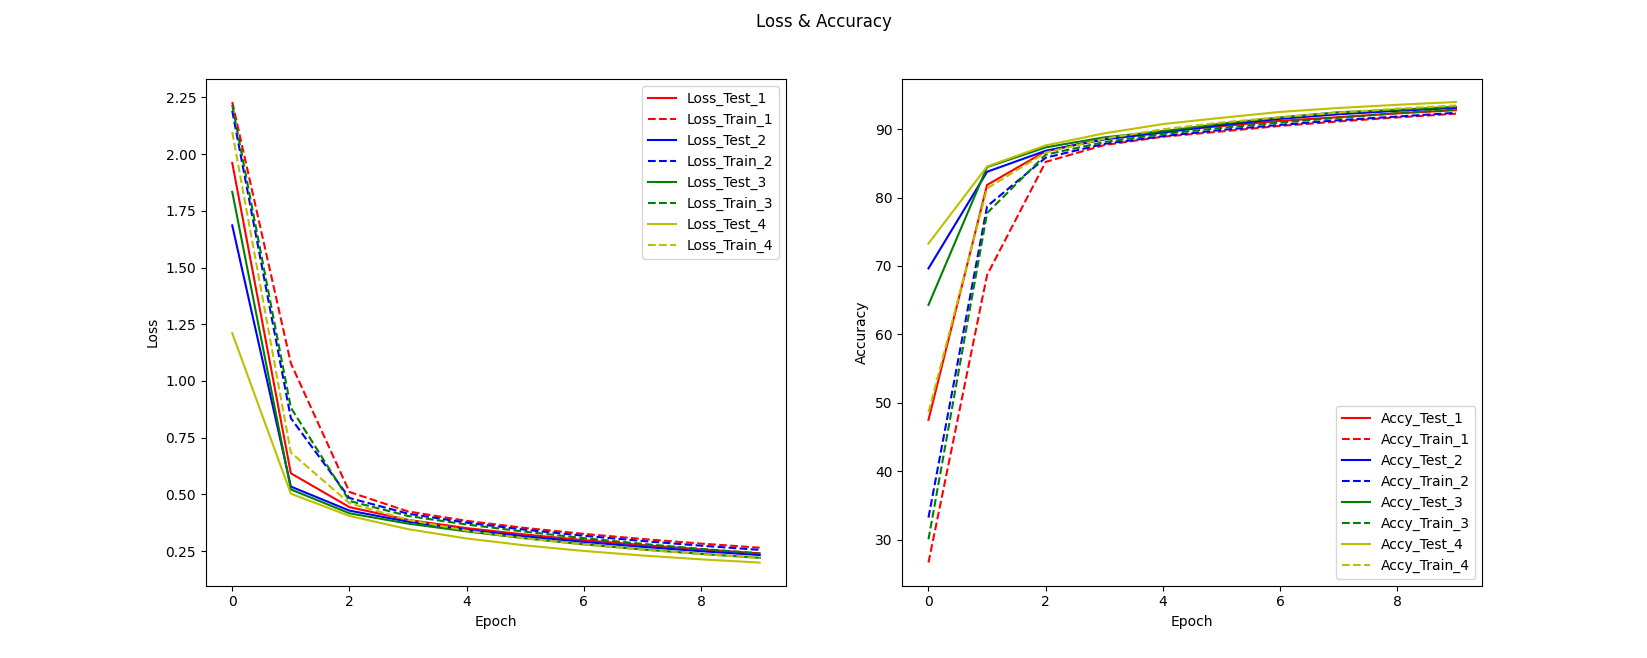

Recreate this plot in Python.
import torch
from torch import nn
from torch.utils.data import DataLoader
from torchvision import datasets
from torchvision.transforms import ToTensor
import matplotlib.pyplot as plt
import numpy as np
from sklearn.decomposition import PCA 

# Download training data from open datasets.
training_data = datasets.MNIST(
    root="data",
    train=True,
    download=True,
    transform=ToTensor(),
)

# Download test data from open datasets.
test_data = datasets.MNIST(
    root="data",
    train=False,
    download=True,
    transform=ToTensor(),
)

batch_size = 32

# Create data loaders.
train_dataloader = DataLoader(training_data, batch_size=batch_size)
test_dataloader = DataLoader(test_data, batch_size=batch_size)
principal = PCA(n_components=2)
principal_2 = PCA(n_components=2)
principal_3 = PCA(n_components=2)
principal_4 = PCA(n_components=2)

# for X, y in test_dataloader:
#     print(f"Shape of X [N, C, H, W]: {X.shape}")
#     print(f"Shape of y: {y.shape} {y.dtype}")

# Get cpu, gpu or mps device for training.
device = (
    "cuda"
    if torch.cuda.is_available()
    else "mps"
    if torch.backends.mps.is_available()
    else "cpu"
)
print(f"Using {device} device")

# Define model
class NeuralNetwork(nn.Module):
    def __init__(self, nInput, nHidden, nOutput):
        super().__init__()
        self.flatten = nn.Flatten()
        self.nInput = nInput
        self.nOutput = nOutput
        self.nHidden = nHidden

        self.ReLU = nn.ReLU()
        self.conv1 = nn.Conv2d(1, 32, kernel_size=16)
        self.conv2 = nn.Conv2d(32, 32, kernel_size=4)
        self.linear1 = nn.Linear(3200, self.nHidden)
        self.linear2 = nn.Linear(self.nHidden, self.nOutput)
        # self.linear3 = nn.Linear(self.nHidden, self.nHidden)
        # self.linear4 = nn.Linear(self.nHidden, self.nOutput)

    def forward(self, x):
        # x = self.flatten(x)
        # print(x.shape)
        c1 = self.ReLU(self.conv1(x))
        # print(f"c1 weights: {c1.weights.data}")
        c2 = self.flatten(self.ReLU(self.conv2(c1)))
        # f = self.flatten(c2)
        l1 = self.ReLU(self.linear1(c2))
        # l2 = self.ReLU(self.linear2(l1))
        # l3 = self.ReLU(self.linear3(l2))
        logits = self.linear2(l1)
        return logits

model_1 = NeuralNetwork(32, 16, 10).to(device)
model_2 = NeuralNetwork(32, 64, 10).to(device)
model_3 = NeuralNetwork(32, 256, 10).to(device)
model_4 = NeuralNetwork(32, 1024, 10).to(device)

loss_fn = nn.CrossEntropyLoss()
optimizer_1 = torch.optim.SGD(model_1.parameters(), lr=1e-3)
optimizer_2 = torch.optim.SGD(model_2.parameters(), lr=1e-3)
optimizer_3 = torch.optim.SGD(model_3.parameters(), lr=1e-3)
optimizer_4 = torch.optim.SGD(model_4.parameters(), lr=1e-3)

loss_train_1 = []
loss_test_1  = []
accy_train_1 = []
accy_test_1  = []

loss_train_2 = []
loss_test_2  = []
accy_train_2 = []
accy_test_2  = []

loss_train_3 = []
loss_test_3  = []
accy_train_3 = []
accy_test_3  = []

loss_train_4 = []
loss_test_4  = []
accy_train_4 = []
accy_test_4  = []

def train(dataloader, model, loss_fn, optimizer, loss_, accy_):
    size = len(dataloader.dataset)
    num_batches = len(dataloader)
    model.train()
    train_loss, correct = 0, 0
    for batch, (X, y) in enumerate(dataloader):
        X, y = X.to(device), y.to(device)

        # Compute prediction error
        pred = model(X)
        loss = loss_fn(pred, y)

        train_loss += loss.item()
        correct += (pred.argmax(1) == y).type(torch.float).sum().item()

        # Backpropagation
        loss.backward()
        optimizer.step()
        optimizer.zero_grad()

        if batch % 100 == 0:
            loss, current = loss.item(), (batch + 1) * len(X)
            print(f"loss: {loss:>7f}  [{current:>5d}/{size:>5d}]")

    loss_.append(train_loss/num_batches)
    accy_.append(correct/size * 100)

def test(dataloader, model, loss_fn, loss_, accy_):
    size = len(dataloader.dataset)
    num_batches = len(dataloader)
    model.eval()
    test_loss, correct = 0, 0
    with torch.no_grad():
        for X, y in dataloader:
            X, y = X.to(device), y.to(device)
            pred = model(X)
            test_loss += loss_fn(pred, y).item()
            correct += (pred.argmax(1) == y).type(torch.float).sum().item()
    test_loss /= num_batches
    correct /= size
    loss_.append(test_loss)
    accy_.append(100*correct)
    print(f"Test Error: \n Accuracy: {(100*correct):>0.1f}%, Avg loss: {test_loss:>8f} \n")

epochs = 10

for t in range(epochs):
    print(f"Epoch {t+1}\n-------------------------------")
    print(f"Train model 1, dim 16: ")
    train(train_dataloader, model_1, loss_fn, optimizer_1, loss_train_1, accy_train_1)
    test(test_dataloader, model_1, loss_fn, loss_test_1, accy_test_1)

    print(f"Train model 2, dim 64: ")
    train(train_dataloader, model_2, loss_fn, optimizer_2, loss_train_2, accy_train_2)
    test(test_dataloader, model_2, loss_fn, loss_test_2, accy_test_2)

    print(f"Train model 3, dim 256: ")
    train(train_dataloader, model_3, loss_fn, optimizer_3, loss_train_3, accy_train_3)
    test(test_dataloader, model_3, loss_fn, loss_test_3, accy_test_3)

    print(f"Train model 4, dim 1024: ")
    train(train_dataloader, model_4, loss_fn, optimizer_4, loss_train_4, accy_train_4)
    test(test_dataloader, model_4, loss_fn, loss_test_4, accy_test_4)
'''
    ###################################################
    m_1 = model.linear1
    print(f"Model Data Shape: {m_1.weight.data.shape}")
    wData_1 = torch.sum(m_1.weight.data,1)[:,None]
    wData_1 = torch.transpose(wData_1, 0, 1)
    dataTensor_1 = torch.cat((dataTensor_1, torch.Tensor.cpu(wData_1)), 0)
    print(f"wData_1: {wData_1.shape}")
    print(f"wData_1: {wData_1}")
    if (t+1) % 2 == 0:
        principal.fit(torch.Tensor.cpu(dataTensor_1[1:]))
        weight_1.append(np.array(principal.transform(torch.Tensor.cpu(dataTensor_1[1:]))))
        print(f"Weight Values: {weight_1}")
        del dataTensor_1
        dataTensor_1 = torch.empty((1, 32), dtype=torch.float32).fill_(0)
    ###################################################
    m_2 = model.linear2
    wData_2 = torch.sum(m_2.weight.data,1)[:, None]
    wData_2 = torch.transpose(wData_2, 0, 1)
    dataTensor_2 = torch.cat((dataTensor_2, torch.Tensor.cpu(wData_2)), 0)
    print(f"wData_2 Shape: {dataTensor_2.shape}")
    if (t+1) % 2 == 0:
        principal_2.fit(torch.Tensor.cpu(dataTensor_2[1:]))
        weight_2.append(np.array(principal_2.transform(torch.Tensor.cpu(dataTensor_2[1:]))))
        del dataTensor_2
        dataTensor_2 = torch.empty((1, 32), dtype=torch.float32).fill_(0)
    ###################################################
    m_3 = model.linear3
    wData_3 = torch.sum(m_3.weight.data,1)[:, None]
    wData_3 = torch.transpose(wData_3, 0, 1)
    dataTensor_3 = torch.cat((dataTensor_3, torch.Tensor.cpu(wData_3)), 0)
    print(f"wData_3 Shape: {dataTensor_3.shape}")
    if (t+1) % 2 == 0:
        principal_3.fit(torch.Tensor.cpu(dataTensor_3[1:]))
        weight_3.append(np.array(principal_3.transform(torch.Tensor.cpu(dataTensor_3[1:]))))
        del dataTensor_3
        dataTensor_3 = torch.empty((1, 32), dtype=torch.float32).fill_(0)
    ###################################################
    m_4 = model.linear4
    wData_4 = torch.sum(m_4.weight.data,1)[:, None]
    wData_4 = torch.transpose(wData_4, 0, 1)
    dataTensor_4 = torch.cat((dataTensor_4, torch.Tensor.cpu(wData_4)), 0)
    print(f"wData_4 Shape: {dataTensor_4.shape}")
    if (t+1) % 2 == 0:
        principal_4.fit(torch.Tensor.cpu(dataTensor_4[1:]))
        weight_4.append(np.array(principal_4.transform(torch.Tensor.cpu(dataTensor_4[1:]))))
        del dataTensor_4
        dataTensor_4 = torch.empty((1, 10), dtype=torch.float32).fill_(0)
    ###################################################
'''
    # test(test_dataloader, model_1, loss_fn, loss_test_1, accy_test_1)

print("Done!")

# plot the data
# plt.figure()
# plt.plot(epoch, l_1, color="r", alpha= 1.0, label= "Plt_1")
# plt.yscale('log')
fig = plt.figure()

# training & testing losses
ax_1 = plt.subplot(1,2,1)
ax_1.set_xlabel('Epoch')
ax_1.set_ylabel('Loss')

ax_1.plot(range(epochs), loss_test_1, 'r', label= "Loss_Test_1")
ax_1.plot(range(epochs), loss_train_1, 'r--', label= "Loss_Train_1")

ax_1.plot(range(epochs), loss_test_2, 'b', label= "Loss_Test_2")
ax_1.plot(range(epochs), loss_train_2, 'b--', label= "Loss_Train_2")

ax_1.plot(range(epochs), loss_test_3, 'g', label= "Loss_Test_3")
ax_1.plot(range(epochs), loss_train_3, 'g--', label= "Loss_Train_3")

ax_1.plot(range(epochs), loss_test_4, 'y', label= "Loss_Test_4")
ax_1.plot(range(epochs), loss_train_4, 'y--', label= "Loss_Train_4")

ax_1.legend()

ax_2 = plt.subplot(1,2,2)
ax_2.set_xlabel('Epoch')
ax_2.set_ylabel('Accuracy')

ax_2.plot(range(epochs), accy_test_1, 'r', label= "Accy_Test_1")
ax_2.plot(range(epochs), accy_train_1, 'r--', label= "Accy_Train_1")

ax_2.plot(range(epochs), accy_test_2, 'b', label= "Accy_Test_2")
ax_2.plot(range(epochs), accy_train_2, 'b--', label= "Accy_Train_2")

ax_2.plot(range(epochs), accy_test_3, 'g', label= "Accy_Test_3")
ax_2.plot(range(epochs), accy_train_3, 'g--', label= "Accy_Train_3")

ax_2.plot(range(epochs), accy_test_4, 'y', label= "Accy_Test_4")
ax_2.plot(range(epochs), accy_train_4, 'y--', label= "Accy_Train_4")

ax_2.legend()

fig.suptitle('Loss & Accuracy')

plt.show()
